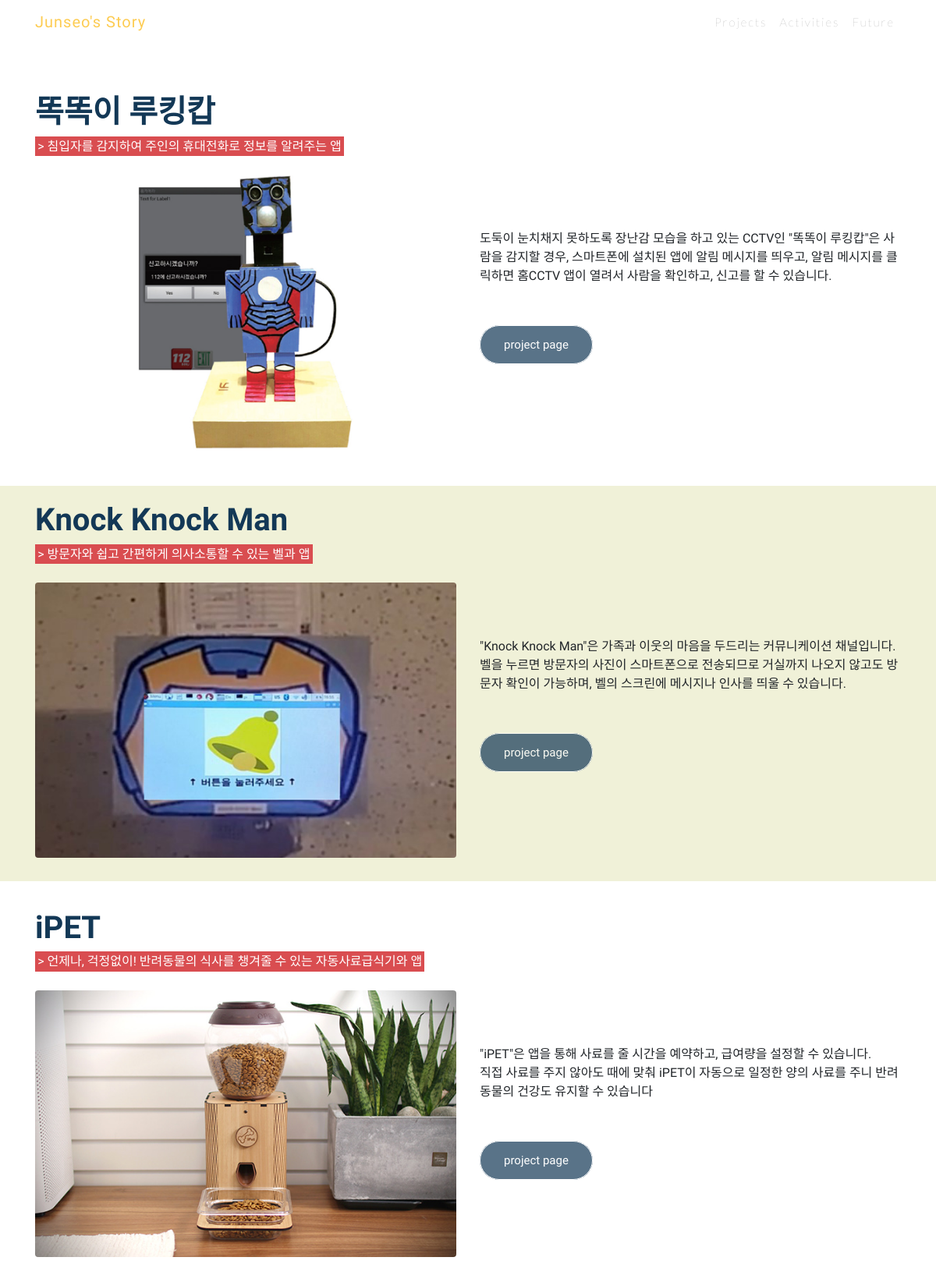
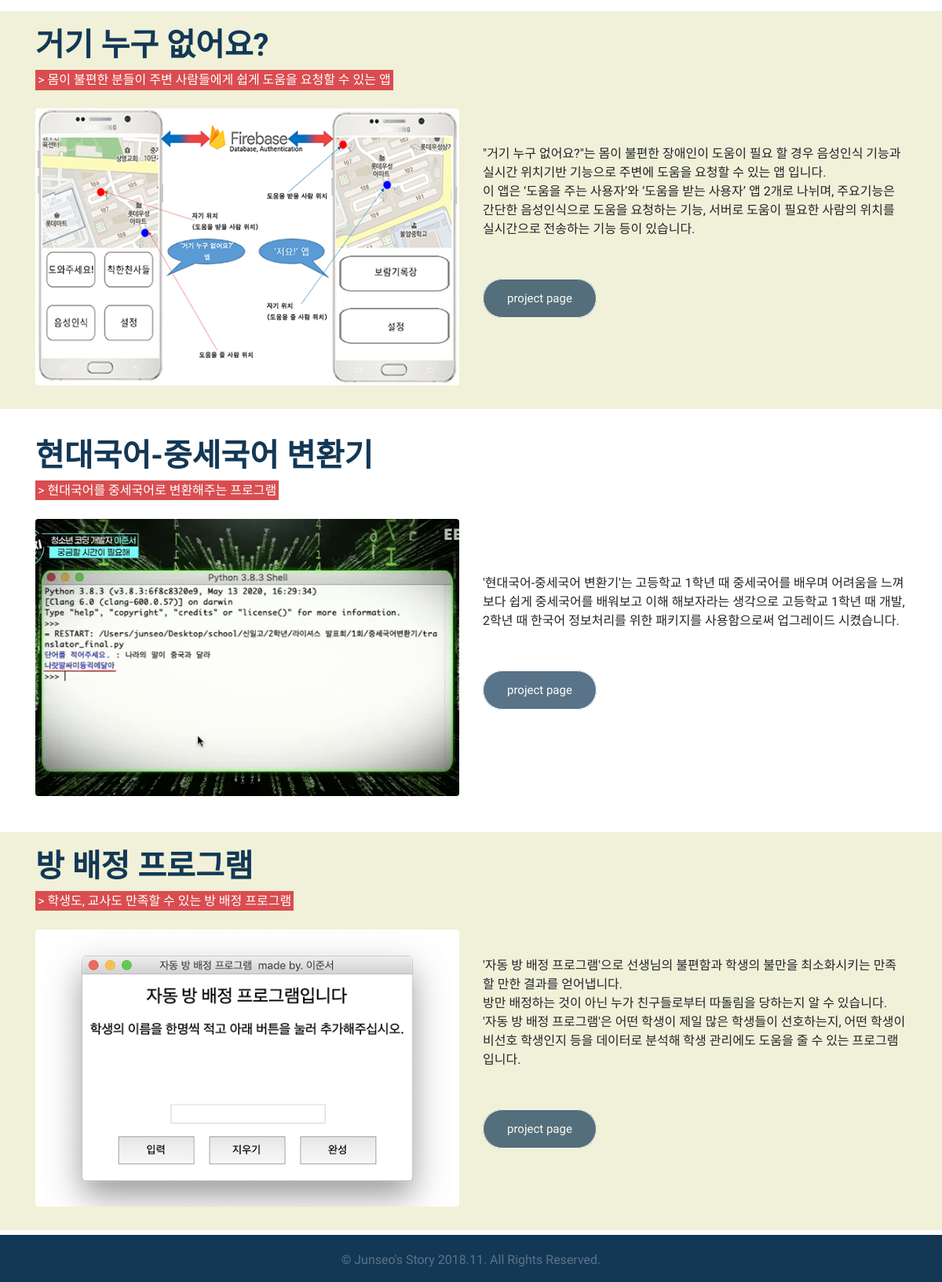
Screenshot of /kr/projects/ with the database file from the repository (2 pictures, top to bottom).
### myApp/models.py (models this page shows, shortened)
class Project(models.Model):
    nick = models.CharField(default='', max_length=10)
    title = models.CharField(max_length=30)
    color = models.CharField(default='white', max_length=30)
    summary = models.CharField(max_length=500)
    detail = models.TextField()
    link = models.URLField(default="www.naver.com", max_length=150)
    photo = models.ImageField(blank=True, upload_to="image")

### myApp/views.py (the view)
# urls.py: path('kr/projects/', views.proj_list, name='projects'),
def proj_list(request):
    proj_list = Project.objects.all()
    context = {'proj_list' : proj_list}
    return render(
        request,
        'kr/projects.html',
        context
    )

### myApp/templates/kr/projects.html (shortened to what this page needs)
{% extends "kr_base.html" %}
{% load static %}
{% load staticfiles %}
{% block extrastyle %}
    {% static "myApp/projects.css" %}
{% endblock %}
    {% block content %}
    <div style="height:100px; background-color:transparent;">
    </div>
      {% for proj in proj_list %}
      <div class="container-fluid" style="background-color: {{ proj.color }};">
      <section id="{{ proj.nick }}" style="padding-top:20px; padding-bottom:30px;">
        <div class="container">
          <div class="row">
            <div class="col-md-6 col-sm-12">
              <h1 id="title" style="color:#133856;">{{ proj.title }}</h1>
              <mark style="background-color:#D94D50; color: white;">>  {{ proj.summary }}</mark>
            </div>
          </div>
        </div><br>
        <div class="container">
          <div class="row">
            <div class="item col-md-6 col-sm-12">
              <img class="rounded" src="{{ proj.photo.url }}" style="width: 100%; height: auto;"/>
            </div>
            <div class="col-md-6 col-sm-12">
              <div id="container">
                <div id="content">
                  {{ proj.detail|linebreaks }}<br><br>
                  <a class="btn-proj" href="{{ proj.link }}" target="_blank">project page</a>
                </div>
              </div>
            </div>
          </div>
        </div>
      </section>
    </div>
      {% endfor %}
    {% endblock %}

### static/myApp/nav.css (style rules this page uses)
html, body { width: 100%; height: 100%; font-family: 'Catamaran', 'Helvetica', 'Arial', 'sans-serif'; }
a { color: #fdcc52; -webkit-transition: all .35s; transition: all .35s; }

### static/myApp/projects.css (style rules this page uses)
body { font-family: 'Titillium Web', sans-serif; }
#title { font-weight: 700; }
#container { display: table; height: 300px; }
#content { display: table-cell; vertical-align: middle; }
.btn-proj { color: white; opacity: 0.7; border: 1px solid; border-radius: 200px; background-color: #133856; font-size: 15px; padding: 15px 30px; }
.item { overflow: hidden; }
.item img { max-width: 100%; -moz-transition: all 0.3s; -webkit-transition: all 0.3s; transition: all 0.3s; }

### rows the page displays
Project: title "똑똑이 루킹캅", summary "침입자를 감지하여 주인의 휴대전화로 정보를 알려주는 앱", photo (picture), detail "도둑이 눈치채지 못하도록 장난감 모습을 하고 있는 CCTV인 \"똑똑이 루킹캅\"은 사람을 감지할 경우, 스마트폰에 설치된 앱에 알림 메시지를 띄우고, 알림 메시지를 클릭하면 홈CCTV 앱이 열려서 사람을 확인하고, 신고를 할 수 있습니다."
Project: title "Knock Knock Man", summary "방문자와 쉽고 간편하게 의사소통할 수 있는 벨과 앱", photo (picture), detail "\"Knock Knock Man\"은 가족과 이웃의 마음을 두드리는 커뮤니케이션 채널입니다. 벨을 누르면 방문자의 사진이 스마트폰으로 전송되므로 거실까지 나오지 않고도 방문자 확인이 가능하며, 벨의 스크린에 메시지나 인사를 띄울 수 있습니다."
Project: title "iPET", summary "언제나, 걱정없이! 반려동물의 식사를 챙겨줄 수 있는 자동사료급식기와 앱", photo (picture), detail "\"iPET\"은 앱을 통해 사료를 줄 시간을 예약하고, 급여량을 설정할 수 있습니다. 직접 사료를 주지 않아도 때에 맞춰 iPET이 자동으로 일정한 양의 사료를 주니 반려동물의 건강도 유지할 수 있습니다"
Project: title "거기 누구 없어요?", summary "몸이 불편한 분들이 주변 사람들에게 쉽게 도움을 요청할 수 있는 앱", photo (picture), detail "\"거기 누구 없어요?\"는 몸이 불편한 장애인이 도움이 필요 할 경우 음성인식 기능과 실시간 위치기반 기능으로 주변에 도움을 요청할 수 있는 앱 입니다. 이 앱은 ‘도움을 주는 사용자’와 ‘도움을 받는 사용자’ 앱 2개로 나뉘며, 주요기능은 간단한 음성인식으로 도움을 요청하는 기능, 서버로 도움이 필요한 사람의 위치를 실시간으로 전송하는 기능 등이 있습니다."
Project: title "현대국어-중세국어 변환기", summary "현대국어를 중세국어로 변환해주는 프로그램", photo (picture), detail "'현대국어-중세국어 변환기'는 고등학교 1학년 때 중세국어를 배우며 어려움을 느껴 보다 쉽게 중세국어를 배워보고 이해 해보자라는 생각으로 고등학교 1학년 때 개발, 2학년 때 한국어 정보처리를 위한 패키지를 사용함으로써 업그레이드 시켰습니다."
Project: title "방 배정 프로그램", summary "학생도, 교사도 만족할 수 있는 방 배정 프로그램", photo (picture), detail "'자동 방 배정 프로그램'으로 선생님의 불편함과 학생의 불만을 최소화시키는 만족할 만한 결과를 얻어냅니다. 방만 배정하는 것이 아닌 누가 친구들로부터 따돌림을 당하는지 알 수 있습니다. '자동 방 배정 프로그램'은 어떤 학생이 제일 많은 학생들이 선호하는지, 어떤 학생이 비선호 학생인지 등을 데이터로 분석해 학생 관리에도 도움을 줄 수 있는 프로그램입니다."
